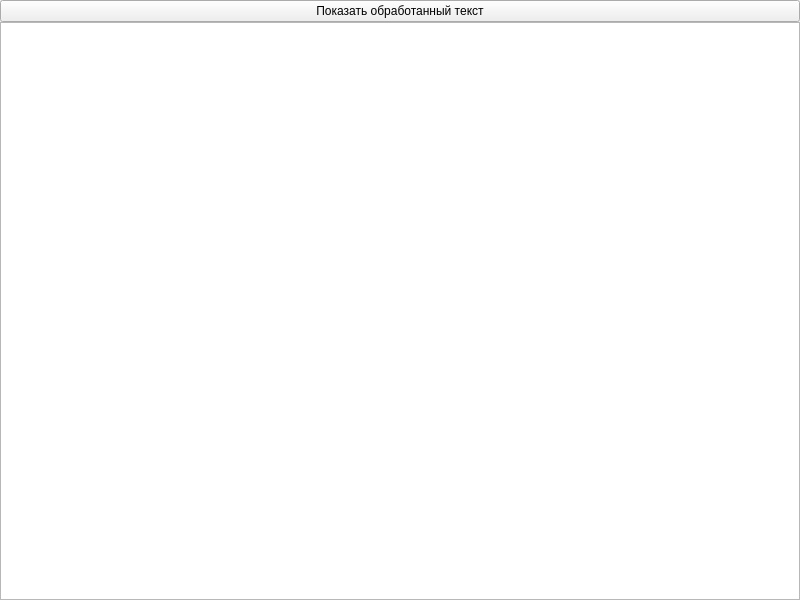
<?xml version="1.0" encoding="UTF-8"?>
<ui version="4.0">
 <class>MainWindow</class>
 <widget class="QWidget" name="MainWindow">
  <property name="geometry">
   <rect>
    <x>0</x>
    <y>0</y>
    <width>800</width>
    <height>600</height>
   </rect>
  </property>
  <property name="windowTitle">
   <string>MainWindow</string>
  </property>
  <layout class="QVBoxLayout" name="verticalLayout">
   <property name="spacing">
    <number>0</number>
   </property>
   <property name="leftMargin">
    <number>0</number>
   </property>
   <property name="topMargin">
    <number>0</number>
   </property>
   <property name="rightMargin">
    <number>0</number>
   </property>
   <property name="bottomMargin">
    <number>0</number>
   </property>
   <item>
    <widget class="QPushButton" name="pushButton">
     <property name="text">
      <string>Показать обработанный текст</string>
     </property>
     <property name="checkable">
      <bool>true</bool>
     </property>
     <property name="checked">
      <bool>false</bool>
     </property>
    </widget>
   </item>
   <item>
    <widget class="QTextEdit" name="textEdit">
     <property name="readOnly">
      <bool>true</bool>
     </property>
    </widget>
   </item>
  </layout>
 </widget>
 <resources/>
 <connections/>
</ui>
